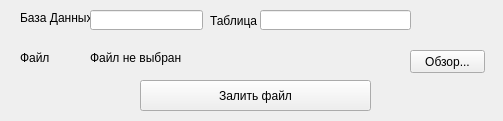
<?xml version="1.0" encoding="UTF-8"?>
<ui version="4.0">
 <class>RestoreCSV</class>
 <widget class="QWidget" name="RestoreCSV">
  <property name="geometry">
   <rect>
    <x>0</x>
    <y>0</y>
    <width>503</width>
    <height>121</height>
   </rect>
  </property>
  <property name="minimumSize">
   <size>
    <width>503</width>
    <height>121</height>
   </size>
  </property>
  <property name="maximumSize">
   <size>
    <width>503</width>
    <height>121</height>
   </size>
  </property>
  <property name="windowTitle">
   <string>Залить в базу на 38 сервер</string>
  </property>
  <widget class="QPushButton" name="lookup">
   <property name="geometry">
    <rect>
     <x>410</x>
     <y>50</y>
     <width>75</width>
     <height>23</height>
    </rect>
   </property>
   <property name="cursor">
    <cursorShape>PointingHandCursor</cursorShape>
   </property>
   <property name="text">
    <string>Обзор...</string>
   </property>
  </widget>
  <widget class="QLabel" name="label">
   <property name="geometry">
    <rect>
     <x>20</x>
     <y>10</y>
     <width>71</width>
     <height>16</height>
    </rect>
   </property>
   <property name="text">
    <string>База Данных</string>
   </property>
  </widget>
  <widget class="QLineEdit" name="basename">
   <property name="geometry">
    <rect>
     <x>90</x>
     <y>10</y>
     <width>113</width>
     <height>20</height>
    </rect>
   </property>
  </widget>
  <widget class="QLabel" name="label_2">
   <property name="geometry">
    <rect>
     <x>210</x>
     <y>10</y>
     <width>101</width>
     <height>21</height>
    </rect>
   </property>
   <property name="text">
    <string>Таблица</string>
   </property>
  </widget>
  <widget class="QLineEdit" name="tablename">
   <property name="geometry">
    <rect>
     <x>260</x>
     <y>10</y>
     <width>151</width>
     <height>20</height>
    </rect>
   </property>
  </widget>
  <widget class="QLabel" name="filelabel">
   <property name="geometry">
    <rect>
     <x>20</x>
     <y>50</y>
     <width>47</width>
     <height>16</height>
    </rect>
   </property>
   <property name="text">
    <string>Файл</string>
   </property>
   <property name="wordWrap">
    <bool>false</bool>
   </property>
  </widget>
  <widget class="QLabel" name="filename">
   <property name="geometry">
    <rect>
     <x>90</x>
     <y>50</y>
     <width>291</width>
     <height>16</height>
    </rect>
   </property>
   <property name="text">
    <string>Файл не выбран</string>
   </property>
  </widget>
  <widget class="QPushButton" name="Upload">
   <property name="geometry">
    <rect>
     <x>140</x>
     <y>80</y>
     <width>231</width>
     <height>31</height>
    </rect>
   </property>
   <property name="cursor">
    <cursorShape>BusyCursor</cursorShape>
   </property>
   <property name="text">
    <string>Залить файл</string>
   </property>
  </widget>
 </widget>
 <resources/>
 <connections/>
</ui>
